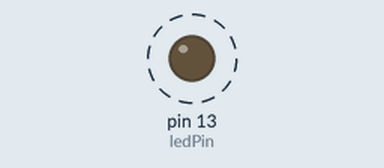
Bench run of a sketch on a simulated Arduino Uno, built with avr-gcc and run on an emulated ATmega328P. On the bench: output pins drawn as LEDs (lit = HIGH). Dashed ring = blinking. What the sketch prints to the serial monitor is not drawn.

Above: at 0.5 s.
Timing chart, 0 to 4.6 s (numbered marks = the images above):
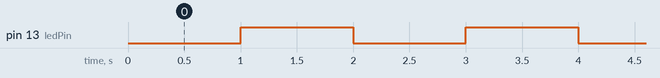

The sketch:

sketch.ino
```cpp
int ledPin = 13;

void setup() {
  Serial.begin(9600);
  Serial.println("Hello World! Let the blinking begin.");
  pinMode(ledPin, OUTPUT);
}

void loop() {
  digitalWrite(ledPin, LOW);
  delay(1000);
  digitalWrite(ledPin, HIGH);
  delay(1000);
}
```

Measured:
- by itself, pin 13 (ledPin): alternates HIGH for 1.0 s and LOW for 1.0 s
